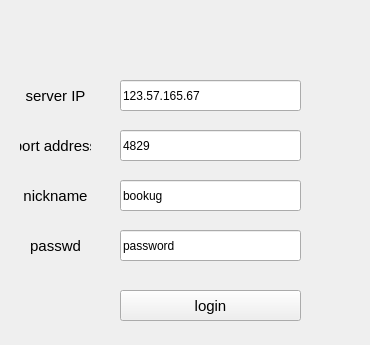
<?xml version="1.0" encoding="UTF-8"?>
<ui version="4.0">
 <class>LoginWindow</class>
 <widget class="QWidget" name="LoginWindow">
  <property name="geometry">
   <rect>
    <x>0</x>
    <y>0</y>
    <width>370</width>
    <height>345</height>
   </rect>
  </property>
  <property name="windowTitle">
   <string>Form</string>
  </property>
  <property name="styleSheet">
   <string notr="true">border-image: url(:/img/login_skin.png);</string>
  </property>
  <widget class="QLabel" name="label">
   <property name="geometry">
    <rect>
     <x>20</x>
     <y>80</y>
     <width>71</width>
     <height>31</height>
    </rect>
   </property>
   <property name="font">
    <font>
     <pointsize>11</pointsize>
    </font>
   </property>
   <property name="styleSheet">
    <string notr="true">border-image:none;</string>
   </property>
   <property name="frameShape">
    <enum>QFrame::NoFrame</enum>
   </property>
   <property name="lineWidth">
    <number>-5</number>
   </property>
   <property name="text">
    <string>server IP</string>
   </property>
   <property name="textFormat">
    <enum>Qt::AutoText</enum>
   </property>
   <property name="scaledContents">
    <bool>false</bool>
   </property>
   <property name="alignment">
    <set>Qt::AlignCenter</set>
   </property>
  </widget>
  <widget class="QLabel" name="label_2">
   <property name="geometry">
    <rect>
     <x>20</x>
     <y>130</y>
     <width>71</width>
     <height>31</height>
    </rect>
   </property>
   <property name="font">
    <font>
     <pointsize>11</pointsize>
    </font>
   </property>
   <property name="styleSheet">
    <string notr="true">border-image:none;</string>
   </property>
   <property name="text">
    <string>port address</string>
   </property>
   <property name="alignment">
    <set>Qt::AlignCenter</set>
   </property>
  </widget>
  <widget class="QLabel" name="label_3">
   <property name="geometry">
    <rect>
     <x>20</x>
     <y>180</y>
     <width>71</width>
     <height>31</height>
    </rect>
   </property>
   <property name="font">
    <font>
     <pointsize>11</pointsize>
    </font>
   </property>
   <property name="styleSheet">
    <string notr="true">border-image:none;</string>
   </property>
   <property name="midLineWidth">
    <number>0</number>
   </property>
   <property name="text">
    <string>nickname</string>
   </property>
   <property name="textFormat">
    <enum>Qt::AutoText</enum>
   </property>
   <property name="alignment">
    <set>Qt::AlignCenter</set>
   </property>
  </widget>
  <widget class="QPushButton" name="loginButton">
   <property name="geometry">
    <rect>
     <x>120</x>
     <y>290</y>
     <width>181</width>
     <height>31</height>
    </rect>
   </property>
   <property name="font">
    <font>
     <pointsize>11</pointsize>
    </font>
   </property>
   <property name="styleSheet">
    <string notr="true">border-image: url(:/img/pushbutton.png);</string>
   </property>
   <property name="text">
    <string>login</string>
   </property>
  </widget>
  <widget class="QLineEdit" name="PortNumberText">
   <property name="geometry">
    <rect>
     <x>120</x>
     <y>130</y>
     <width>181</width>
     <height>31</height>
    </rect>
   </property>
   <property name="styleSheet">
    <string notr="true">border-image:none;
</string>
   </property>
   <property name="text">
    <string>4829</string>
   </property>
  </widget>
  <widget class="QLineEdit" name="ServerIPText">
   <property name="geometry">
    <rect>
     <x>120</x>
     <y>80</y>
     <width>181</width>
     <height>31</height>
    </rect>
   </property>
   <property name="styleSheet">
    <string notr="true">border-image:none;
</string>
   </property>
   <property name="text">
    <string>123.57.165.67</string>
   </property>
  </widget>
  <widget class="QLineEdit" name="NicknameText">
   <property name="geometry">
    <rect>
     <x>120</x>
     <y>180</y>
     <width>181</width>
     <height>31</height>
    </rect>
   </property>
   <property name="styleSheet">
    <string notr="true">border-image:none;
</string>
   </property>
   <property name="text">
    <string>bookug</string>
   </property>
  </widget>
  <widget class="QLabel" name="label_4">
   <property name="geometry">
    <rect>
     <x>20</x>
     <y>230</y>
     <width>71</width>
     <height>31</height>
    </rect>
   </property>
   <property name="font">
    <font>
     <pointsize>11</pointsize>
    </font>
   </property>
   <property name="styleSheet">
    <string notr="true">border-image:none;</string>
   </property>
   <property name="midLineWidth">
    <number>0</number>
   </property>
   <property name="text">
    <string>passwd</string>
   </property>
   <property name="textFormat">
    <enum>Qt::AutoText</enum>
   </property>
   <property name="alignment">
    <set>Qt::AlignCenter</set>
   </property>
  </widget>
  <widget class="QLineEdit" name="PasswordText">
   <property name="geometry">
    <rect>
     <x>120</x>
     <y>230</y>
     <width>181</width>
     <height>31</height>
    </rect>
   </property>
   <property name="styleSheet">
    <string notr="true">border-image:none;
</string>
   </property>
   <property name="text">
    <string>password</string>
   </property>
  </widget>
 </widget>
 <tabstops>
  <tabstop>ServerIPText</tabstop>
  <tabstop>PortNumberText</tabstop>
  <tabstop>NicknameText</tabstop>
  <tabstop>PasswordText</tabstop>
  <tabstop>loginButton</tabstop>
 </tabstops>
 <resources>
  <include location="img/img.qrc"/>
 </resources>
 <connections/>
</ui>
